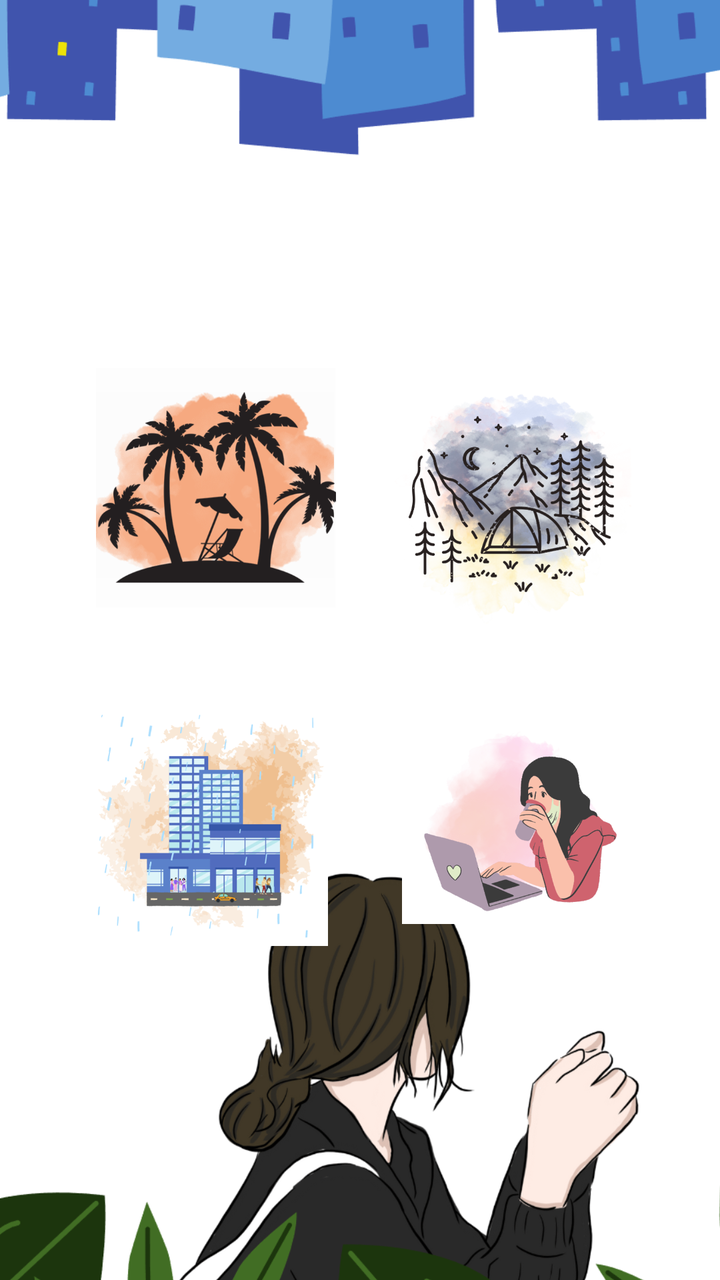
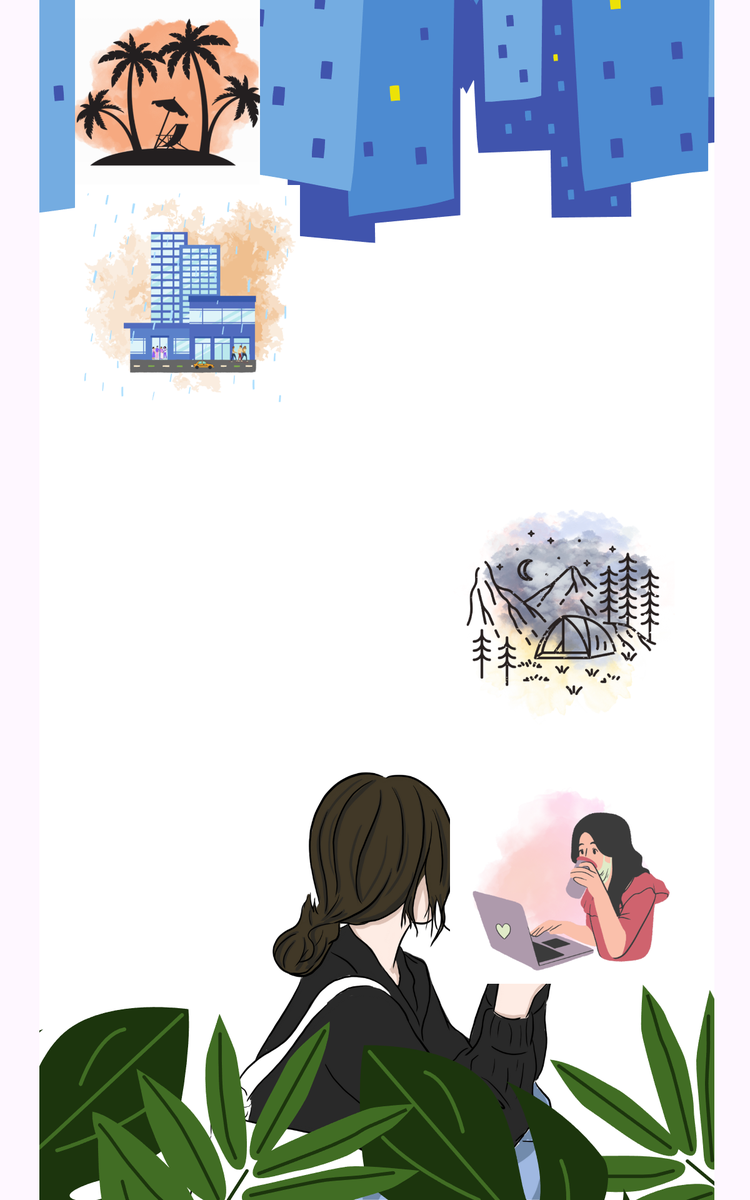

Two renders of one Android screen. The first uses the default layout on a phone; the second uses the alternative layout the repository ships for a different screen configuration, on a matching device. The two XML files are below.
<!-- AndroidManifest.xml: application theme Theme.StressBuster -->
<!-- res/layout/activity_main2.xml -->
<?xml version="1.0" encoding="utf-8"?>
<androidx.constraintlayout.widget.ConstraintLayout xmlns:android="http://schemas.android.com/apk/res/android"
    xmlns:app="http://schemas.android.com/apk/res-auto"
    xmlns:tools="http://schemas.android.com/tools"
    android:layout_width="match_parent"
    android:layout_height="match_parent"
    tools:context=".MainActivity2">

    <ImageView
        android:id="@+id/header"
        android:layout_width="484dp"
        android:layout_height="815dp"
        android:contentDescription="@string/todo444"
        app:layout_constraintBottom_toBottomOf="parent"
        app:layout_constraintEnd_toEndOf="parent"
        app:layout_constraintStart_toStartOf="parent"
        app:layout_constraintTop_toTopOf="parent"
        app:layout_constraintVertical_bias="0.504"
        app:srcCompat="@drawable/studybg" />

    <ImageView
        android:id="@+id/summer"
        android:layout_width="128dp"
        android:layout_height="120dp"
        android:layout_marginStart="44dp"
        android:layout_marginTop="184dp"
        android:contentDescription="@string/todo"
        app:layout_constraintStart_toStartOf="parent"
        app:layout_constraintTop_toTopOf="parent"
        app:srcCompat="@drawable/summer" />

    <ImageView
        android:id="@+id/mountain"
        android:layout_width="121dp"
        android:layout_height="120dp"
        android:layout_marginTop="192dp"
        android:layout_marginEnd="44dp"
        android:contentDescription="@string/todo6"
        app:layout_constraintEnd_toEndOf="parent"
        app:layout_constraintTop_toTopOf="parent"
        app:srcCompat="@drawable/mountain" />

    <ImageView
        android:id="@+id/rain"
        android:layout_width="120dp"
        android:layout_height="122dp"
        android:layout_marginStart="44dp"
        android:layout_marginTop="48dp"
        android:contentDescription="@string/todo5"
        app:layout_constraintStart_toStartOf="parent"
        app:layout_constraintTop_toBottomOf="@+id/summer"
        app:srcCompat="@drawable/rains"
        tools:ignore="ImageContrastCheck" />

    <ImageView
        android:id="@+id/study"
        android:layout_width="120dp"
        android:layout_height="110dp"
        android:layout_marginTop="40dp"
        android:layout_marginEnd="44dp"
        android:contentDescription="@string/todo3"
        app:layout_constraintEnd_toEndOf="parent"
        app:layout_constraintTop_toBottomOf="@+id/mountain"
        app:srcCompat="@drawable/studying" />


</androidx.constraintlayout.widget.ConstraintLayout>
<!-- resources referenced by this layout -->
<resources>
  <!-- drawable mountain: png bitmap (drawable, 280811 bytes) -->
  <!-- drawable rains: png bitmap (drawable, 122199 bytes) -->
  <!-- drawable studybg: png bitmap (drawable, 223266 bytes) -->
  <!-- drawable studying: png bitmap (drawable, 107370 bytes) -->
  <!-- drawable summer: png bitmap (drawable, 180085 bytes) -->
  <string name="todo">TODO</string>
  <string name="todo3">TODO</string>
  <string name="todo444">TODO</string>
  <string name="todo5">TODO</string>
  <string name="todo6">TODO</string>
  <!-- from res/values-v23/ -->
  <style name="Theme.StressBuster" parent="Base.Theme.StressBuster">
          
          <item name="android:navigationBarColor">@android:color/transparent</item>
          <item name="android:statusBarColor">@android:color/transparent</item>
          <item name="android:windowLightStatusBar">?attr/isLightTheme</item>
      </style>
  <style name="Base.Theme.StressBuster" parent="Theme.Material3.DayNight.NoActionBar">
          
          
      </style>
</resources>
<!-- res/layout-sw600dp/activity_main2.xml (the repository's variant of the layout above) -->
<!-- drawn on a 7-inch tablet held upright -->
<?xml version="1.0" encoding="utf-8"?>
<androidx.constraintlayout.widget.ConstraintLayout xmlns:android="http://schemas.android.com/apk/res/android"
    xmlns:app="http://schemas.android.com/apk/res-auto"
    xmlns:tools="http://schemas.android.com/tools"
    android:layout_width="match_parent"
    android:layout_height="match_parent"
    tools:context=".MainActivity2">

    <ImageView
        android:id="@+id/header"
        android:layout_width="0dp"
        android:layout_height="0dp"
        android:contentDescription="@string/todo444"

        app:layout_constraintBottom_toBottomOf="parent"
        app:layout_constraintDimensionRatio="9:16"
        app:layout_constraintEnd_toEndOf="@+id/guideline8"

        app:layout_constraintHorizontal_bias="0.526"
        app:layout_constraintStart_toStartOf="@+id/guideline7"

        app:layout_constraintTop_toTopOf="parent"
        app:layout_constraintVertical_bias="0.0"
        app:srcCompat="@drawable/studybg" />

    <ImageView
        android:id="@+id/summer"
        android:layout_width="0dp"
        android:layout_height="0dp"
        android:contentDescription="@string/todo"
        app:layout_constraintBottom_toTopOf="@+id/rain"
        app:layout_constraintDimensionRatio="1:1"

        app:layout_constraintEnd_toEndOf="@+id/guideline3"
        app:layout_constraintHorizontal_bias="0.0"

        app:layout_constraintStart_toStartOf="@+id/guideline2"
        app:layout_constraintTop_toTopOf="parent"
        app:layout_constraintVertical_bias="0.809"
        app:srcCompat="@drawable/summer" />

    <ImageView
        android:id="@+id/rain"
        android:layout_width="0dp"
        android:layout_height="0dp"

        android:layout_marginBottom="632dp"
        android:contentDescription="@string/todo5"
        app:layout_constraintBottom_toBottomOf="parent"
        app:layout_constraintDimensionRatio="1:1"
        app:layout_constraintEnd_toEndOf="@+id/guideline3"

        app:layout_constraintHorizontal_bias="1.0"
        app:layout_constraintStart_toStartOf="@+id/guideline2"
        app:srcCompat="@drawable/rains"
        tools:ignore="ImageContrastCheck" />

    <ImageView
        android:id="@+id/mountain"
        android:layout_width="0dp"
        android:layout_height="0dp"
        android:layout_marginTop="400dp"
        android:contentDescription="@string/todo6"
        app:layout_constraintDimensionRatio="1:1"
        app:layout_constraintEnd_toEndOf="@+id/guideline6"
        app:layout_constraintHorizontal_bias="0.0"
        app:layout_constraintStart_toStartOf="@+id/guideline5"
        app:layout_constraintTop_toTopOf="parent"
        app:srcCompat="@drawable/mountain" />

    <ImageView
        android:id="@+id/study"
        android:layout_width="0dp"
        android:layout_height="0dp"

        android:contentDescription="@string/todo3"
        app:layout_constraintBottom_toBottomOf="parent"
        app:layout_constraintDimensionRatio="1:1"
        app:layout_constraintEnd_toEndOf="@+id/guideline6"
        app:layout_constraintHorizontal_bias="0.0"
        app:layout_constraintStart_toStartOf="@+id/guideline5"
        app:layout_constraintTop_toBottomOf="@+id/mountain"
        app:layout_constraintVertical_bias="0.135"
        app:srcCompat="@drawable/studying" />

    <androidx.constraintlayout.widget.Guideline
        android:id="@+id/guideline2"
        android:layout_width="wrap_content"
        android:layout_height="wrap_content"
        android:orientation="vertical"
        app:layout_constraintGuide_percent="0.1" />

    <androidx.constraintlayout.widget.Guideline
        android:id="@+id/guideline3"
        android:layout_width="wrap_content"
        android:layout_height="wrap_content"
        android:orientation="vertical"
        app:layout_constraintGuide_percent="0.4" />



    <androidx.constraintlayout.widget.Guideline
        android:id="@+id/guideline5"
        android:layout_width="wrap_content"
        android:layout_height="wrap_content"
        android:orientation="vertical"
        app:layout_constraintGuide_percent="0.6" />

    <androidx.constraintlayout.widget.Guideline
        android:id="@+id/guideline6"
        android:layout_width="wrap_content"
        android:layout_height="wrap_content"
        android:orientation="vertical"
        app:layout_constraintGuide_percent="0.9"  />

    <androidx.constraintlayout.widget.Guideline
        android:id="@+id/guideline7"
        android:layout_width="wrap_content"
        android:layout_height="wrap_content"
        android:orientation="vertical"
        app:layout_constraintGuide_percent="0.0"  />

    <androidx.constraintlayout.widget.Guideline
        android:id="@+id/guideline8"
        android:layout_width="wrap_content"
        android:layout_height="wrap_content"
        android:orientation="vertical"
        app:layout_constraintGuide_percent="1.0" />


</androidx.constraintlayout.widget.ConstraintLayout>
